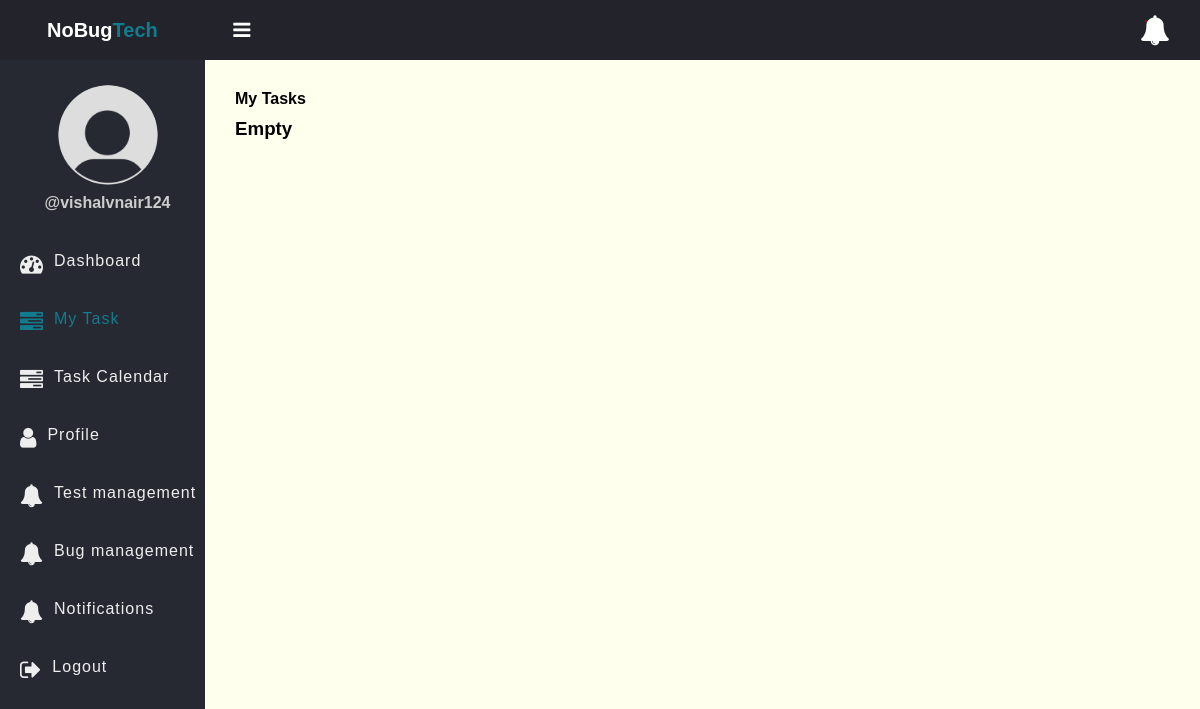
The page /my_task.php (signed in) on the database as committed earlier.
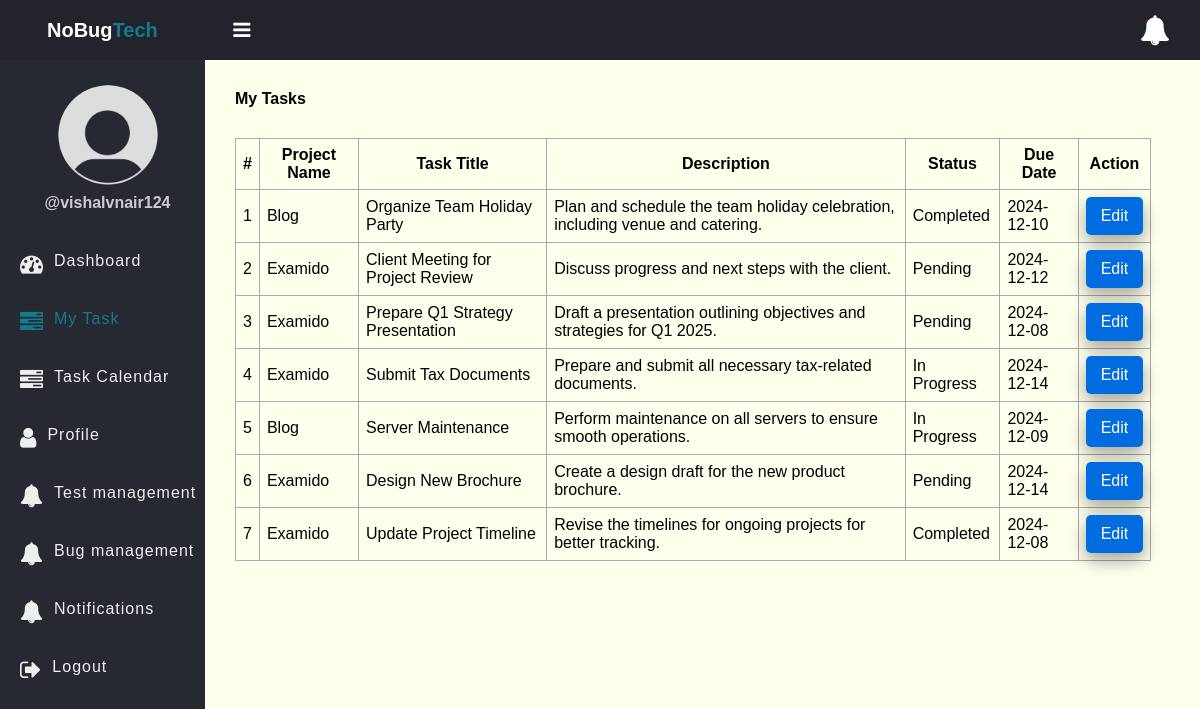
The same page on the database as committed later.
### tables this page shows
CREATE TABLE `tasks` (
  `id` int(11) NOT NULL,
  `ProjectID` int(11) NOT NULL,
  `title` varchar(100) NOT NULL,
  `description` text DEFAULT NULL,
  `assigned_to` int(11) DEFAULT NULL,
  `due_date` date DEFAULT NULL,
  `status` enum('pending','bugs_founded','in_progress','completed') DEFAULT 'pending',
  `created_at` timestamp NOT NULL DEFAULT current_timestamp(),
  `Priority` int(11) NOT NULL
);

CREATE TABLE `projects` (
  `ProjectID` int(11) NOT NULL,
  `ProjectName` varchar(2500) NOT NULL,
  `Status` int(11) NOT NULL
);

### app/Model/Task.php (called while the page is built, shortened)
<?php
function get_all_tasks_by_id($conn, $id)
{
	$sql = "SELECT * FROM tasks INNER JOIN projects ON projects.ProjectID=tasks.ProjectID WHERE assigned_to=?";
	$stmt = $conn->prepare($sql);
	$stmt->execute([$id]);
	if ($stmt->rowCount() > 0) {
		$tasks = $stmt->fetchAll();
	} else $tasks = 0;
	return $tasks;
}

### my_task.php (the view, shortened to what this page needs)
<?php
if (isset($_SESSION['role']) && isset($_SESSION['id'])) {
    include "DB_connection.php";
    include "app/Model/Task.php";
    include "app/Model/User.php";
    $tasks = get_all_tasks_by_id($conn, $_SESSION['id']);
 ?>
<!DOCTYPE html>
<html>
<head>
	<link rel="stylesheet" href="https://stackpath.bootstrapcdn.com/font-awesome/4.7.0/css/font-awesome.min.css">
	<link rel="stylesheet" href="css/style.css?v=<?php echo time();?>">
</head>
<body>
	<?php include "inc/header.php" ?>
	<div class="body">
		<?php include "inc/nav.php" ?>
		<section class="section-1">
			<h4 class="title">My Tasks</h4>
			<?php if ($tasks != 0) { ?>
			<table class="main-table">
				<tr>
					<th>#</th>
					<th>Project Name</th>
					<th>Task Title</th>
					<th>Description</th>
					<th>Status</th>
					<th>Due Date</th>
					<th>Action</th>
				</tr>
				<?php $i=0; foreach ($tasks as $task) { ?>
				<tr>
					<td><?=++$i?></td>
					<td><?=$task['ProjectName']?></td>
					<td><?=$task['title']?></td>
					<td><?=$task['description']?></td>
					<td><?=ucwords(str_replace('_', ' ', strtolower($task['status'])));?></td>
	            	<td><?=$task['due_date']?></td>
					<td>
						<a href="edit-task-employee.php?id=<?=$task['id']?>" class="edit-btn">Edit</a>
					</td>
				</tr>
			   <?php	} ?>
			</table>
		<?php }else { ?>
			<h3>Empty</h3>
		<?php  }?>
		</section>
	</div>
</body>
</html>
<?php }else{
   $em = "First login";
   header("Location: login.php?error=$em");
   exit();
}
 ?>

Rows that differ between the two databases and show on the page:
now on this page (row edited): tasks: ProjectID.ProjectName "Blog", title "Organize Team Holiday Party", description "Plan and schedule the team holiday celebration, including venue and catering.", status "Completed", due_date "2024-12-10"
now on this page (row edited): tasks: ProjectID.ProjectName "Examido", title "Client Meeting for Project Review", description "Discuss progress and next steps with the client.", status "Pending", due_date "2024-12-12"
now on this page (row edited): tasks: ProjectID.ProjectName "Examido", title "Prepare Q1 Strategy Presentation", description "Draft a presentation outlining objectives and strategies for Q1 2025.", status "Pending", due_date "2024-12-08"
now on this page (row edited): tasks: ProjectID.ProjectName "Examido", title "Submit Tax Documents", description "Prepare and submit all necessary tax-related documents.", status "In Progress", due_date "2024-12-14"
now on this page (row edited): tasks: ProjectID.ProjectName "Blog", title "Server Maintenance", description "Perform maintenance on all servers to ensure smooth operations.", status "In Progress", due_date "2024-12-09"
now on this page (row edited): tasks: ProjectID.ProjectName "Examido", title "Design New Brochure", description "Create a design draft for the new product brochure.", status "Pending", due_date "2024-12-14"
now on this page (row edited): tasks: ProjectID.ProjectName "Examido", title "Update Project Timeline", description "Revise the timelines for ongoing projects for better tracking.", status "Completed", due_date "2024-12-08"
Other text that changed with them:
text no longer shown: "Empty"
text now shown: "# Project Name Task Title Description Status Due Date Action"
